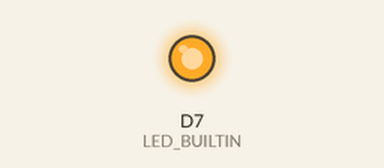
This sketch was run on a simulated Particle Photon. Parts: output pins drawn as LEDs (lit = HIGH).

Above: at 0.2 s.
At 23.3 s:
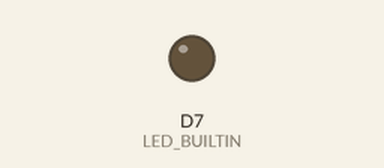
Timing chart, 0 to 24.8 s (numbered marks = the images above):
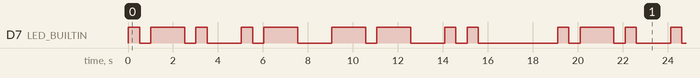

Measured:
- by itself, D7 (LED_BUILTIN): repeats every 19.1 s: LOW 0.50 s, HIGH 1.5 s, LOW 0.50 s, HIGH 0.50 s, LOW 1.5 s, HIGH 0.50 s, LOW 0.50 s, HIGH 1.5 s, LOW 1.5 s, HIGH 1.5 s, LOW 0.50 s, HIGH 1.5 s, LOW 1.5 s, HIGH 0.50 s, LOW 0.50 s, HIGH 0.50 s, LOW 3.5 s, HIGH 0.50 s
- by itself, everything shown: repeats every 19.1 s, in 18 steps

The sketch:

blink-name.ino
```cpp
/*
  Blink Name

  Signals 'RAMI' in Morse code via turning the LED on and off.

  Reference used for translation: https://morsecode.world/international/morse.html
*/

const pin_t LED_BUILTIN = D7;
const int dotLength = 500;
const int dashLength = dotLength * 3;
const int subLetterGapLength = dotLength;
const int letterGapLength = dotLength * 3;
const int wordGapLength = dotLength * 7;

SYSTEM_THREAD(ENABLED);

void setup() {
  // Initialise LED pin as an output
  pinMode(LED_BUILTIN, OUTPUT);
}

void loop() {
  // -- Signal 'R': dot dash dot
  Particle.publish("r-morse");
  // Dot 1
  digitalWrite(LED_BUILTIN, HIGH);
  delay(dotLength);
  // Delay between letter parts
  digitalWrite(LED_BUILTIN, LOW);
  delay(subLetterGapLength);
  // Dash 1
  digitalWrite(LED_BUILTIN, HIGH);
  delay(dashLength);
  // Delay between letter parts
  digitalWrite(LED_BUILTIN, LOW);
  delay(subLetterGapLength);
  // Dot 2
  digitalWrite(LED_BUILTIN, HIGH);
  delay(dotLength);

  // Delay between letters
  digitalWrite(LED_BUILTIN, LOW);
  delay(letterGapLength);

  // -- Signal 'A': dot dash
  Particle.publish("a-morse");
  // Dot 1
  digitalWrite(LED_BUILTIN, HIGH);
  delay(dotLength);
  // Delay between letter parts
  digitalWrite(LED_BUILTIN, LOW);
  delay(subLetterGapLength);
  // Dash 1
  digitalWrite(LED_BUILTIN, HIGH);
  delay(dashLength);

  // Delay between letters
  digitalWrite(LED_BUILTIN, LOW);
  delay(letterGapLength);

  // -- Signal 'M': dash dash
  Particle.publish("m-morse");
  // Dash 1
  digitalWrite(LED_BUILTIN, HIGH);
  delay(dashLength);
  // Delay between letter parts
  digitalWrite(LED_BUILTIN, LOW);
  delay(subLetterGapLength);
  // Dash 2
  digitalWrite(LED_BUILTIN, HIGH);
  delay(dashLength);

  // Delay between letters
  digitalWrite(LED_BUILTIN, LOW);
  delay(letterGapLength);

  // -- Signal 'I': dot dot
  Particle.publish("i-morse");
  // Dot 1
  digitalWrite(LED_BUILTIN, HIGH);
  delay(dotLength);
  // Delay between letter parts
  digitalWrite(LED_BUILTIN, LOW);
  delay(subLetterGapLength);
  // Dot 2
  digitalWrite(LED_BUILTIN, HIGH);
  delay(dotLength);

  // Delay between words
  digitalWrite(LED_BUILTIN, LOW);
  delay(wordGapLength);
}
```
